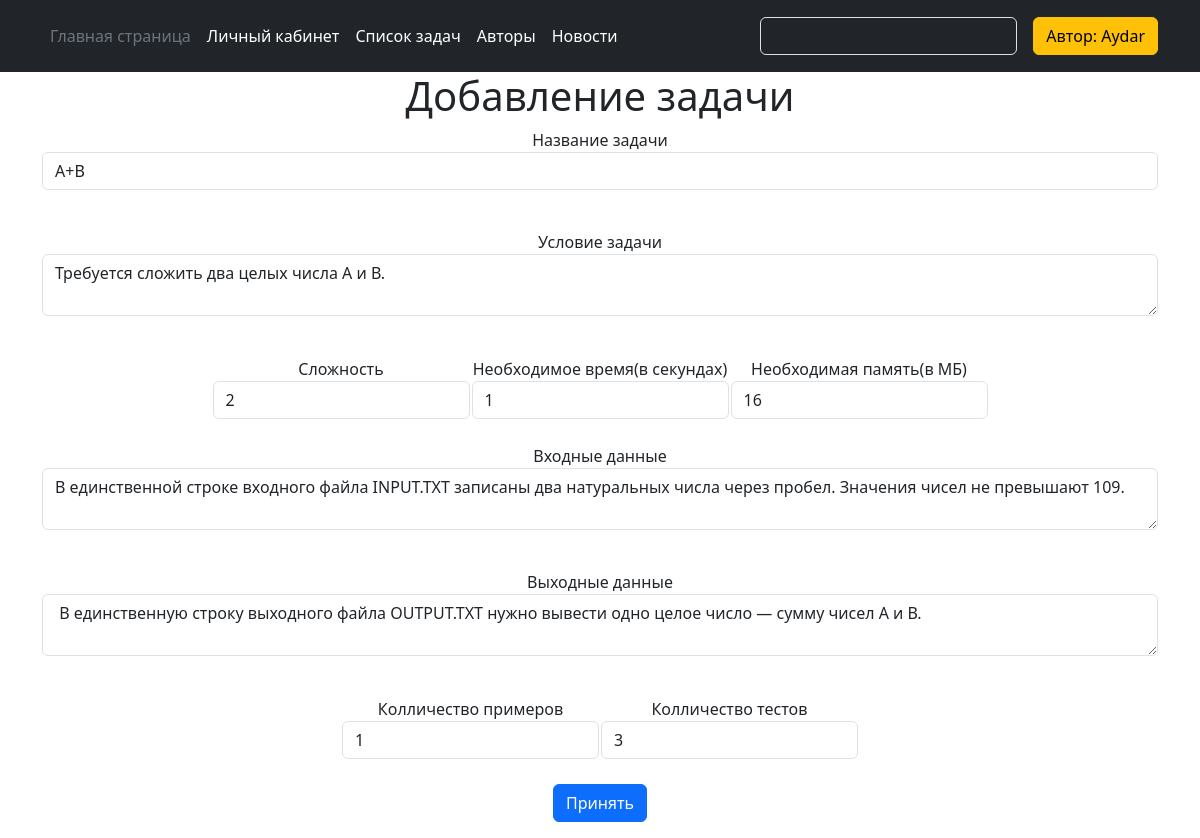
The app's page /edit_problem/1 (signed in) with its own data.
### data/users.py (models this page shows, shortened)
class User(SqlAlchemyBase, UserMixin, SerializerMixin):
    __tablename__ = 'users'
    id = sqlalchemy.Column(sqlalchemy.Integer,
                           primary_key=True, autoincrement=True)
    username = sqlalchemy.Column(sqlalchemy.String, nullable=False)
    email = sqlalchemy.Column(sqlalchemy.String,
                              index=True, unique=True, nullable=True)
    hashed_password = sqlalchemy.Column(sqlalchemy.String, nullable=True)
    role = sqlalchemy.Column(sqlalchemy.String)
    problems = orm.relationship('Problems', back_populates='author')
    solved_problems = orm.relationship('Solvings', back_populates='student')
    favourite_problems = orm.relationship('FavouriteProblems', back_populates='student')

### data/problems.py (models this page shows)
class Problems(SqlAlchemyBase, SerializerMixin):
    __tablename__ = 'problems'
    id = sqlalchemy.Column(sqlalchemy.Integer, primary_key=True, autoincrement=True)
    author_id = sqlalchemy.Column(sqlalchemy.Integer, sqlalchemy.ForeignKey("users.id"))
    title = sqlalchemy.Column(sqlalchemy.String, nullable=True)
    description = sqlalchemy.Column(sqlalchemy.String, nullable=True)
    input_description = sqlalchemy.Column(sqlalchemy.String, nullable=True)
    output_description = sqlalchemy.Column(sqlalchemy.String, nullable=True)
    difficult = sqlalchemy.Column(sqlalchemy.Integer, nullable=True)
    rating = sqlalchemy.Column(sqlalchemy.Integer, default=100)
    example_count = sqlalchemy.Column(sqlalchemy.Integer, default=0)
    test_count = sqlalchemy.Column(sqlalchemy.Integer, default=0)
    time_needed = sqlalchemy.Column(sqlalchemy.String, default='1 сек')
    memory_needed = sqlalchemy.Column(sqlalchemy.String, default='16 Мб')
    post_date = sqlalchemy.Column(sqlalchemy.DateTime, default=datetime.datetime.now())
    author = orm.relationship('User')
    students_that_solved = orm.relationship('Solvings', back_populates='problem')
    students_that_liked = orm.relationship('FavouriteProblems', back_populates='problem')
    tests = orm.relationship('Test', back_populates='problem')
    examples = orm.relationship('Example', back_populates='problem')

### server.py (the view, shortened to what this page needs)
@app.route('/edit_problem/<int:id>', methods=['GET', 'POST'])
@login_required
def edit_problem(id):
    form = ProblemForm()
    if request.method == "GET":
        db_sess = db_session.create_session()
        problem = db_sess.query(Problems).filter(Problems.id == id,
                                          Problems.author == current_user).first()
        if problem:
            form.title.data = problem.title
            form.description.data = problem.description
            form.difficult.data = problem.difficult
            form.time_needed.data = problem.time_needed
            form.memory_needed.data = problem.memory_needed
            form.input_description.data = problem.input_description
            form.output_description.data = problem.output_description
            form.example_count.data = problem.example_count
            form.test_count.data = problem.test_count
        else:
            abort(404)
    return render_template('add_problem.html',
                           title='Редактирование задачи',
                           form=form)

### forms/problem.py
class ProblemForm(FlaskForm):
    title = StringField('Название задачи', validators=[DataRequired()])
    description = TextAreaField('Условие задачи', validators=[DataRequired()])
    input_description = TextAreaField('Входные данные', validators=[DataRequired()])
    output_description = TextAreaField('Выходные данные', validators=[DataRequired()])
    difficult = IntegerField('Сложность', validators=[DataRequired()])
    time_needed = IntegerField('Необходимое время(в секундах)', validators=[DataRequired()])
    memory_needed = IntegerField('Необходимая память(в МБ)', validators=[DataRequired()])
    example_count = IntegerField('Колличество примеров', validators=[DataRequired()])
    test_count = IntegerField('Колличество тестов', validators=[DataRequired()])
    submit = SubmitField('Принять')

### data/db_session.py (called while the page is built)
def create_session() -> Session:
    global __factory
    return __factory()

### server.py (called while the page is built)
@login_manager.user_loader
def load_user(user_id):
    db_sess = db_session.create_session()
    return db_sess.query(User).get(user_id)

### templates/add_problem.html (shortened to what this page needs)
{% extends "base.html" %}
{% block content %}
<h1>Добавление задачи</h1>
<form action="" method="post">
    <p>
        {{ form.title.label }}<br>
        {{ form.title(class="form-control") }}<br>
    </p>
    <p>
        {{ form.description.label }}<br>
        {{ form.description(class="form-control") }}<br>
    </p>
    <table>
        <thead>
        <tr>
            <td>
                <center>{{ form.difficult.label }}</center>
                {{ form.difficult(class="form-control") }}<br>
            </td>
            <td>
                <center>{{ form.time_needed.label }}</center>
                {{ form.time_needed(class="form-control") }}<br>
            </td>
            <td>
                <center>{{ form.memory_needed.label }}</center>
                {{ form.memory_needed(class="form-control") }}<br>
            </td>
        </tr>
        </thead>
    </table>
    <p>
        {{ form.input_description.label }}<br>
        {{ form.input_description(class="form-control") }}<br>
    </p>
    <p>
        {{ form.output_description.label }}<br>
        {{ form.output_description(class="form-control") }}<br>
    </p>
    <table>
        <thead>
        <tr>
            <td>
                <center>{{ form.example_count.label }}</center>
                {{ form.example_count(class="form-control") }}<br>
            </td>
            <td>
                <center>{{ form.test_count.label }}</center>
                {{ form.test_count(class="form-control") }}<br>
            </td>
        </tr>
        </thead>
    </table>
    <p>{{ form.submit(type="submit", class="btn btn-primary") }}</p>
</form>
{% endblock %}

### templates/base.html (shortened to what this page needs)
<!DOCTYPE html>
<html lang="en">
<head>
    <link rel="stylesheet" href=/static/css/style.css/>
    <link rel="stylesheet" href="/static/vendor/css/bootstrap.min.css">
</head>
<body>
    <header class="p-3 text-bg-dark">
    <div class="container">
      <div class="d-flex flex-wrap align-items-center justify-content-center justify-content-lg-start">
        <ul class="nav col-12 col-lg-auto me-lg-auto mb-2 justify-content-center mb-md-0">
          <li><a href="/" class="nav-link px-2 text-secondary">Главная страница</a></li>
          <li><a href="/profile" class="nav-link px-2 text-white">Личный кабинет</a></li>
          <li><a href="/problems" class="nav-link px-2 text-white">Список задач</a></li>
          <li><a href="/authors" class="nav-link px-2 text-white">Авторы</a></li>
          <li><a href="/news" class="nav-link px-2 text-white">Новости</a></li>
        </ul>
        <form class="col-12 col-lg-auto mb-3 mb-lg-0 me-lg-3" role="search" action="/problem">
          <input type="text" class="form-control form-control-dark text-bg-dark" placeholder="Введите номер задачи" aria-label="Поиск задач" name="problem_id">
        </form>
        <div class="text-end">
            {% if current_user.is_authenticated %}
                <a class="btn btn-warning" href="/logout">{{ current_user.role }}: {{ current_user.username }}</a>
            {% else %}
                <a class="btn btn-outline-light me-2" href="/register">Регистрация</a>
                <a class="btn btn-warning" href="/login">Вход</a>
            {% endif %}
        </div>
      </div>
    </div>
  </header>
    <center>
    <main role="main" class="container">
         {% block content %}{% endblock %}
    </main>
    </center>
</body>
</html>

### records on screen
User: role "Автор", username "Aydar"
Problems: title "A+B", description "Требуется сложить два целых числа А и В.", difficult "2", time_needed "1", memory_needed "16", input_description "В единственной строке входного файла INPUT.TXT записаны два натуральных числа через пробел. Значения чисел не превышают 109.", output_description "В единственную строку выходного файла OUTPUT.TXT нужно вывести одно целое число — сумму чисел А и В.", example_count "1", test_count "3"
